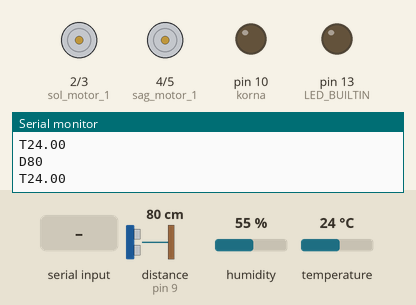
Simulated run of this sketch. Board: Arduino Uno, built with avr-gcc and run on an emulated ATmega328P. Parts: motor-driver pin pairs drawn as motors (green arrow = first pin HIGH = forward, orange = second pin HIGH = backward, longer = more drive), output pins drawn as LEDs (lit = HIGH), the last lines printed to the serial monitor. Wiring (inferred from the names in the program): ultrasonic range finder: trigger pin 8; echo pin 9. Dashed ring = blinking. The inputs (shaded band) are chosen by the test bench; at power-on: distance to the obstacle (sensor on pin 9) 80 cm, humidity 55 %, temperature 24 °C. The echo pulse lasts 58.3 µs per cm; pins used as bus, display or sensor lines are not drawn.

Above: at 4.2 s.
4.3 s: distance to the obstacle (sensor on pin 9) set to 2 cm
At 4.45 s:
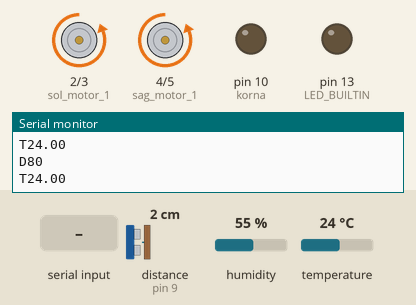
7.8 s: "F" received over Serial
11.3 s: "L" received over Serial
14.8 s: "R" received over Serial
18.3 s: "X" received over Serial
At 18.7 s:
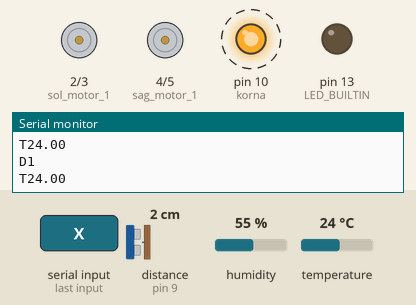
22.1 s: "B" received over Serial
At 22.63 s:
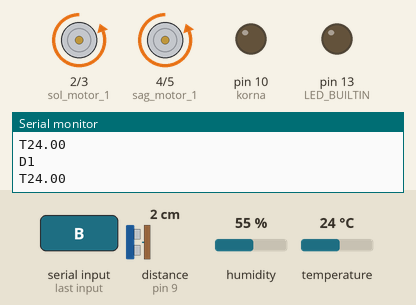
Timing chart, 0 to 26.6 s (numbered marks = the images above; inputs shaded):
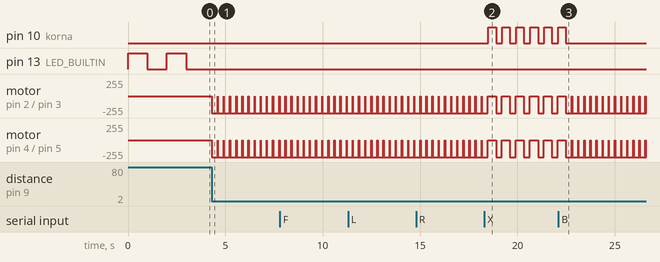

Measured:
- after the input at 4.3 s, motor on pin 2 (sol_motor_1) / pin 3 (sol_motor_2), motor on pin 4 (sag_motor_1) / pin 5 (sag_motor_2): alternates backward 255/255 for 0.30 s and stopped for 0.01 s, starting at once
- after the input at 18.3 s, pin 10 (korna): alternates HIGH for 0.40 s and LOW for 0.31 s, starting after 0.20 s; motor on pin 2 (sol_motor_1) / pin 3 (sol_motor_2), motor on pin 4 (sag_motor_1) / pin 5 (sag_motor_2): alternates backward 255/255 for 0.30 s and stopped for 0.41 s, starting after 0.60 s
- after the input at 22.1 s, pin 10 (korna): goes on until 22.5 s, then stays LOW; motor on pin 2 (sol_motor_1) / pin 3 (sol_motor_2), motor on pin 4 (sag_motor_1) / pin 5 (sag_motor_2): alternates backward 255/255 for 0.30 s and stopped for 0.01 s, starting after 0.72 s

The sketch:

Yoldas.ino
```cpp
//Utku Berkay TAN, UBT, Yoldaş Project (Hardware: v3.0  Software: v2.0)
char data;                                     //bluetooth veri tanımlaması
long sure;
long uzaklik;
#include "DHT.h"
#define DHTPIN 11
#define DHTTYPE DHT11
DHT dht(DHTPIN, DHTTYPE);
#define trig 8                                 // tanımlamalar
#define echo 9
#define sol_motor_1 2
#define sol_motor_2 3
#define sag_motor_1 4
#define sag_motor_2 5
#define korna 10
//Fonksiyon Tanımlamaları
void ileri(){

  digitalWrite(sol_motor_1, HIGH);
  digitalWrite(sol_motor_2, LOW);
  digitalWrite(sag_motor_1, HIGH);
  digitalWrite(sag_motor_2, LOW);

}

void geri(){


  digitalWrite(sol_motor_1, LOW);
  digitalWrite(sol_motor_2, HIGH);
  digitalWrite(sag_motor_1, LOW);
  digitalWrite(sag_motor_2, HIGH);


}

void sol(){


  digitalWrite(sol_motor_1, LOW);
  digitalWrite(sol_motor_2, HIGH);
  digitalWrite(sag_motor_1, HIGH);
  digitalWrite(sag_motor_2, LOW);

}

void sag(){

  digitalWrite(sol_motor_1, HIGH);
  digitalWrite(sol_motor_2, LOW);
  digitalWrite(sag_motor_1, LOW);
  digitalWrite(sag_motor_2, HIGH);

}

void dur(){

  digitalWrite(sol_motor_1, LOW);
  digitalWrite(sol_motor_2, LOW);
  digitalWrite(sag_motor_1, LOW);
  digitalWrite(sag_motor_2, LOW);

}

void setup() {
  pinMode(trig,OUTPUT);
  pinMode(echo,INPUT);
  pinMode(sol_motor_1, OUTPUT);
  pinMode(sol_motor_2, OUTPUT);
  pinMode(sag_motor_1, OUTPUT);
  pinMode(sag_motor_2, OUTPUT);
  Serial.begin(9600);
  dht.begin();
  pinMode(LED_BUILTIN, OUTPUT);
  pinMode(korna, OUTPUT);
  digitalWrite(LED_BUILTIN, HIGH);
  delay(1000);
  digitalWrite(LED_BUILTIN, LOW);
  delay(1000);
  digitalWrite(LED_BUILTIN, HIGH);
  delay(1000);
  digitalWrite(LED_BUILTIN, LOW);

}
int mesafeOlcumu(){
  digitalWrite(trig, LOW);
  delayMicroseconds(5);
  digitalWrite(trig, HIGH);
  delayMicroseconds(10);
  digitalWrite(trig, LOW);
  sure = pulseIn(echo, HIGH);
  uzaklik = sure /29.1/2;

  return uzaklik;
}
void loop() {
  if(mesafeOlcumu() <= 25){
    geri();
    delay(300);
    dur();
  }
  Serial.print("D");
  Serial.println(mesafeOlcumu());
  float t = dht.readTemperature();
  Serial.print("T");
  Serial.println(t);
  delay(10);
  if(Serial.available()>0){
    data = Serial.read();
  }


  if(data == 'F'){
    ileri();
  }

  else if(data == 'B'){
    geri();
  }

  else if(data == 'L'){
    sol();
  }

  else if(data == 'R'){
    sag();
  }

  else if(data == 'S'){
    dur();
  }
  else if(data == 'X'){
    digitalWrite(korna,HIGH);
    delay(400);
    digitalWrite(korna,LOW);
  }

}
```
